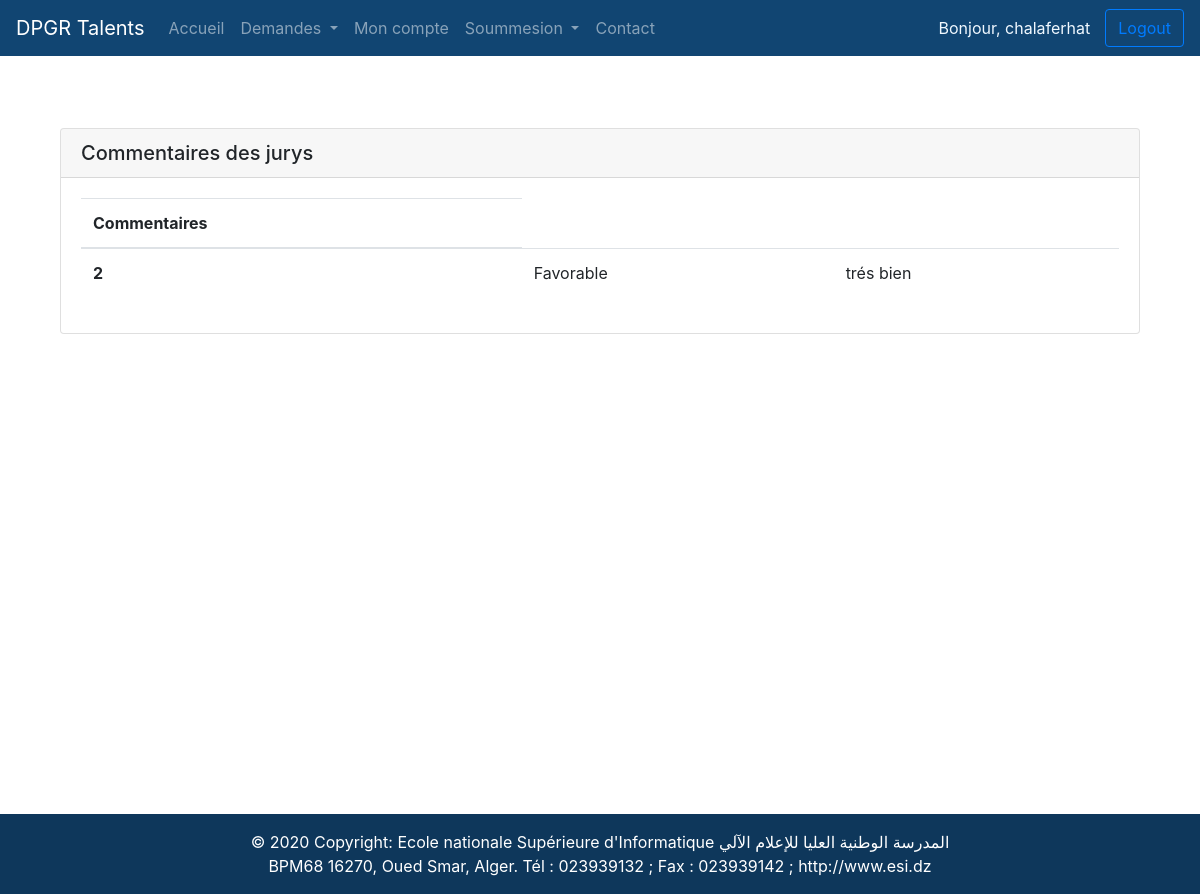
The app's page /ev_comments/ (signed in) with its own data.
### users/models.py (models this page shows, shortened)
class User(AbstractBaseUser):
    email = models.EmailField(verbose_name="email",max_length=60,unique=True)
    username = models.CharField(max_length=30,unique=True)
    date_joined = models.DateTimeField(verbose_name="date_joined",auto_now_add=True)
    last_login = models.DateTimeField(verbose_name="last login",auto_now=True)
    is_admin = models.BooleanField(default=False)
    is_active = models.BooleanField(default=True)
    is_staff = models.BooleanField(default=False)
    is_superuser = models.BooleanField(default=False)
    is_doctorant = models.BooleanField(default=False)
    is_these_dir = models.BooleanField(default=False)
    is_dpgr = models.BooleanField(default=False)
    is_cfd = models.BooleanField(default=False)
    is_lab_dir = models.BooleanField(default=False)
    is_cs = models.BooleanField(default=False)
    USERNAME_FIELD = 'email'
    REQUIRED_FIELDS = ['username']
    objects = MyUserManager()

### app/models.py (models this page shows, shortened)
class EvaluationJury(models.Model):
    doctorant =  models.ForeignKey('users.Doctorant',on_delete=models.CASCADE,verbose_name=_('Le Doctorant '))
    evaluation = models.ForeignKey('app.evaluation', on_delete=models.CASCADE)
    Commontaire = models.TextField(max_length=20,verbose_name=_('Evaluer le rapport'))

class Evaluation(models.Model):
    ev = models.CharField(max_length=20,verbose_name=_('Eval'))
    def __str__(self):
        return self.ev

### app/views.py (the view)
# urls.py: path('ev_comments/',app_views.EvaluationJury_list_view,name='EvaluationJury_list_view'),
def EvaluationJury_list_view(request):
    queryset = EvaluationJury.objects.all()
    context = {
        "eval_jry_list" : queryset
    }
    return render(request, "users/commentaires.html", context)

### templates/users/commentaires.html
{% extends 'base.html' %}
{% block content %}
<br><br><br>
<div class="container">
  <div class="card">
    <h5 class="card-header">Commentaires des jurys</h5>
    <div class="card-body">
      <table class="table">
        <thead>
          <tr>
            <th scope="col">Commentaires</th>
          </tr>
        </thead>
        <tbody>
        {% for ev in eval_jry_list  %}
        {% if ev.doctorant.nom == user.doctorant.nom %}
          <tr>
            <th scope="row">{{forloop.counter}}</th>
            <td>{{ev.evaluation}}</td>
            <td>{{ev.Commontaire}}</td>
          </tr>
        {% endif %}
        {% endfor %}
        </tbody>
      </table>
    </div>
   </div>
</div>
</div>
<br><br><br><br><br><br><br><br><br><br><br>
{% endblock %}

### templates/base.html (shortened to what this page needs)
<!DOCTYPE html>
{% load static %}
<html>
  <head>
    <link rel="stylesheet" href="https://maxcdn.bootstrapcdn.com/bootstrap/4.0.0/css/bootstrap.min.css">
    <link rel="stylesheet" href="{% static 'site_static/css/style.css'%}">
  </head>
  <body>
    <nav class="navbar navbar-expand-lg navbar-dark" style="background-color: #114572;">
      <a class="navbar-brand" href="#">DPGR Talents</a>
      <div class="collapse navbar-collapse" id="navbarSupportedContent">
        <ul class="navbar-nav mr-auto">
          <li class="nav-item">
            <a class="nav-link" href="#">Accueil</a>
          </li>
        {% if user.is_authenticated %}
        {% if user.is_doctorant %}
          <li class="nav-item dropdown">
            <a class="nav-link dropdown-toggle" href="#" id="navbarDropdown" role="button" data-toggle="dropdown" aria-haspopup="true" aria-expanded="false">
              Demandes
            </a>
          </li>
          <li class="nav-item">
            <a class="nav-link" href="{% url 'profile' %}">Mon compte</a>
          </li>
          <li class="nav-item dropdown">
            <a class="nav-link dropdown-toggle" href="#" id="navbarDropdown" role="button" data-toggle="dropdown" aria-haspopup="true" aria-expanded="false">
              Soummesion
            </a>
          </li>
          {% endif %}
          {% endif %}
          <li class="nav-item">
            <a class="nav-link" href="#">Contact</a>
          </li>
        </ul>
        {% if user.is_authenticated %}
           <a style="
               color: aliceblue;
               margin-right: 15px;
           ">
            Bonjour, {{user.username}}</a>
           <a class="btn btn-outline-primary my-2 my-sm-0" href="{% url 'logout' %}">Logout</a>
        {% else %}
           <a class="btn btn-outline-primary my-2 my-sm-0" href="{% url 'login' %}">Login</a>
        {% endif %}
      </div>
    </nav>
     <div class="container">
        {% block content %}
        {% endblock %}
    <br><br><br><br><br>
    <br><br><br><br>
     <footer class="text-center text-white" style="background-color: #114572;">
      <div class="text-center p-3" style="background-color: rgba(0, 0, 0, 0.2);">
        © 2020 Copyright:
        <a class="text-white" href="https://www.esi.dz/">Ecole nationale Supérieure d'Informatique المدرسة الوطنية العليا للإعلام الآلي</a> <br>
        <a class="text-white" href="https://www.esi.dz/">BPM68 16270, Oued Smar, Alger. Tél : 023939132 ; Fax : 023939142 ; http://www.esi.dz</a>
      </div>
    </footer>
  </body>
</html>

### records on screen
User: username "chalaferhat"
EvaluationJury: evaluation "Favorable", Commontaire "trés bien"
